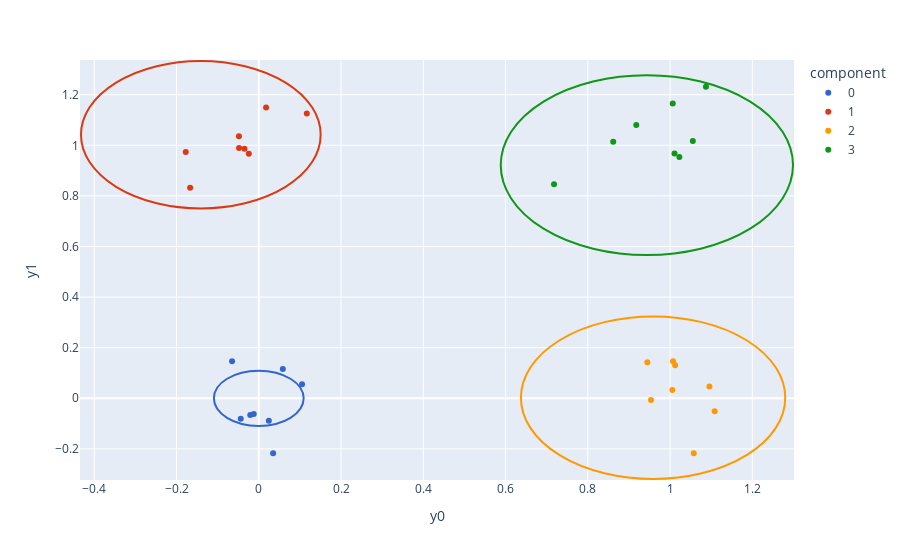

Notebook cell for this chart:
### Markdown cell above
After running `n_samples` MCMC steps, the effects of initialization should be diminished.

### Code cell
t = n_samples - 1
components = np.array([posterior_samples.get_variable(gmm.component(i)).squeeze()[t].item() for i in range(n)])
_k = gmm.K
fig = draw_points_and_components(
    np.vstack([prior_sample.get_variable(gmm.y(i)).squeeze()[-1].detach().numpy() for i in range(n)]),
    components,
    np.vstack([posterior_samples.get_variable(gmm.mu(i)).squeeze()[t,:].detach().numpy()
               for i in range(_k) if i in np.unique(components)]),
    np.array([posterior_samples.get_variable(gmm.sigma(i)).squeeze()[t].item()
              for i in range(_k) if i in np.unique(components)]),
)
fig.show()

### Figure 1 — Plotly figure (JSON) as saved in the notebook; plotly's stock layout.template omitted (floating-point values rounded to 4 significant figures)
{"data": [{"hovertemplate": "component=0<br>y0=%{x}<br>y1=%{y}<extra></extra>", "legendgroup": "0", "marker": {"color": "#3366CC", "symbol": "circle"}, "mode": "markers", "name": "0", "orientation": "v", "showlegend": true, "type": "scatter", "x": [0.1052, -0.06496, 0.03487, 0.05849, 0.02441, -0.01229, -0.02074, -0.0438], "xaxis": "x", "y": [0.0554, 0.1461, -0.2173, 0.1161, -0.08925, -0.06234, -0.06632, -0.08053], "yaxis": "y"}, {"hovertemplate": "component=1<br>y0=%{x}<br>y1=%{y}<extra></extra>", "legendgroup": "1", "marker": {"color": "#DC3912", "symbol": "circle"}, "mode": "markers", "name": "1", "orientation": "v", "showlegend": true, "type": "scatter", "x": [0.1168, 0.01776, -0.04823, -0.02417, -0.03474, -0.1776, -0.04787, -0.1669], "xaxis": "x", "y": [1.126, 1.149, 1.036, 0.9665, 0.9859, 0.9734, 0.9895, 0.8325], "yaxis": "y"}, {"hovertemplate": "component=2<br>y0=%{x}<br>y1=%{y}<extra></extra>", "legendgroup": "2", "marker": {"color": "#FF9900", "symbol": "circle"}, "mode": "markers", "name": "2", "orientation": "v", "showlegend": true, "type": "scatter", "x": [1.096, 0.9446, 0.9537, 1.108, 1.058, 1.007, 1.006, 1.012], "xaxis": "x", "y": [0.04661, 0.1423, -0.006841, -0.0517, -0.2172, 0.146, 0.03313, 0.131], "yaxis": "y"}, {"hovertemplate": "component=3<br>y0=%{x}<br>y1=%{y}<extra></extra>", "legendgroup": "3", "marker": {"color": "#109618", "symbol": "circle"}, "mode": "markers", "name": "3", "orientation": "v", "showlegend": true, "type": "scatter", "x": [1.087, 1.023, 1.055, 1.011, 0.7178, 0.9178, 0.8617, 1.007], "xaxis": "x", "y": [1.231, 0.9537, 1.017, 0.9674, 0.8464, 1.08, 1.014, 1.165], "yaxis": "y"}], "layout": {"legend": {"title": {"text": "component"}, "tracegroupgap": 0}, "margin": {"t": 60}, "shapes": [{"line": {"color": "#3366CC"}, "type": "circle", "x0": -0.1091, "x1": 0.1091, "xref": "x", "y0": -0.1091, "y1": 0.1091, "yref": "y"}, {"line": {"color": "#DC3912"}, "type": "circle", "x0": -0.4322, "x1": 0.1505, "xref": "x", "y0": 0.7505, "y1": 1.333, "yref": "y"}, {"line": {"color": "#FF9900"}, "type": "circle", "x0": 0.6374, "x1": 1.28, "xref": "x", "y0": -0.3191, "y1": 0.3235, "yref": "y"}, {"line": {"color": "#109618"}, "type": "circle", "x0": 0.5882, "x1": 1.299, "xref": "x", "y0": 0.5664, "y1": 1.277, "yref": "y"}], "xaxis": {"anchor": "y", "autorange": true, "domain": [0, 1], "range": [-0.4334, 1.3], "title": {"text": "y0"}, "type": "linear"}, "yaxis": {"anchor": "x", "autorange": true, "domain": [0, 1], "range": [-0.3245, 1.339], "title": {"text": "y1"}, "type": "linear"}}}
